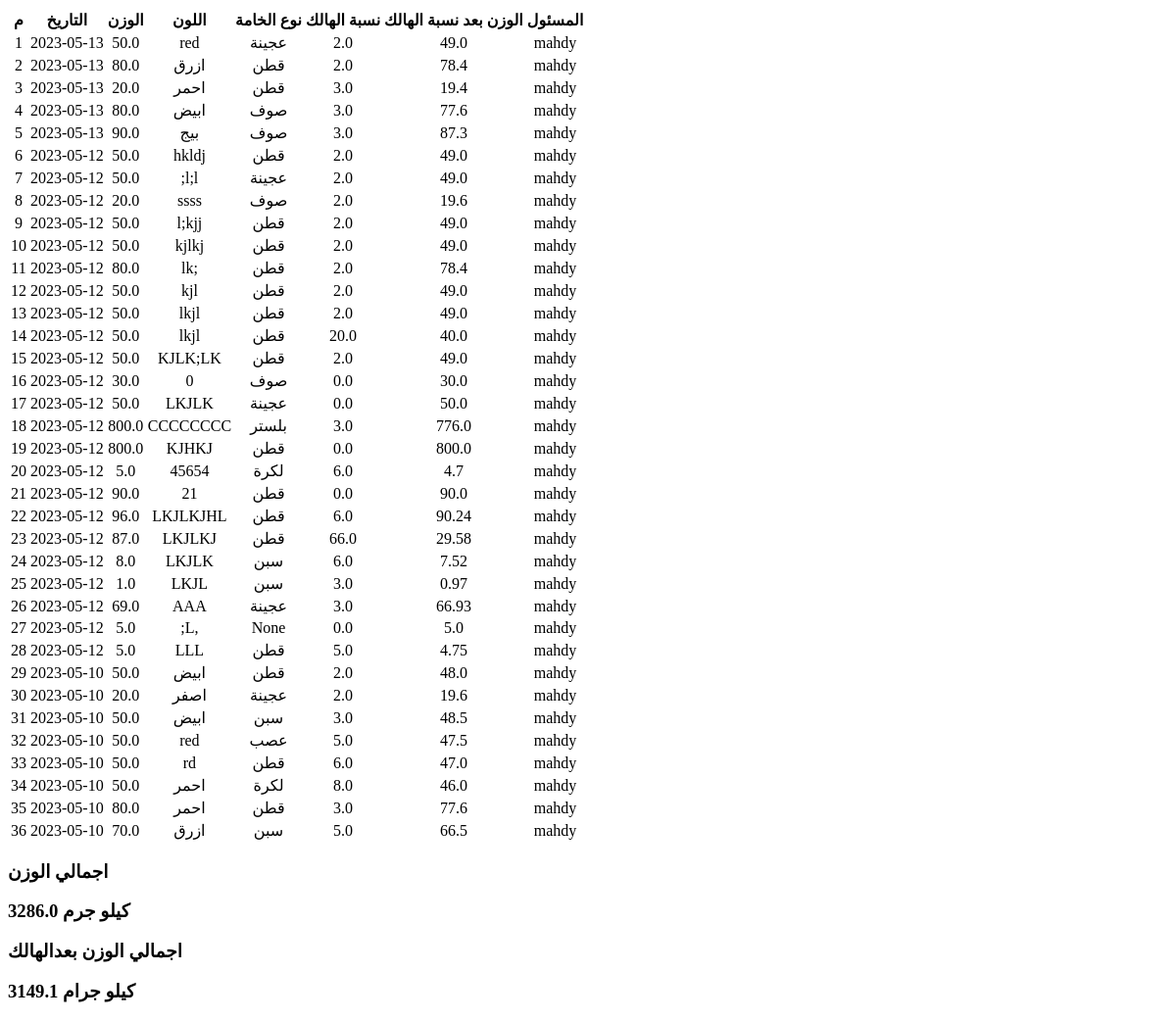
The app's page /factory/outside/2/div/ (signed in), older data.
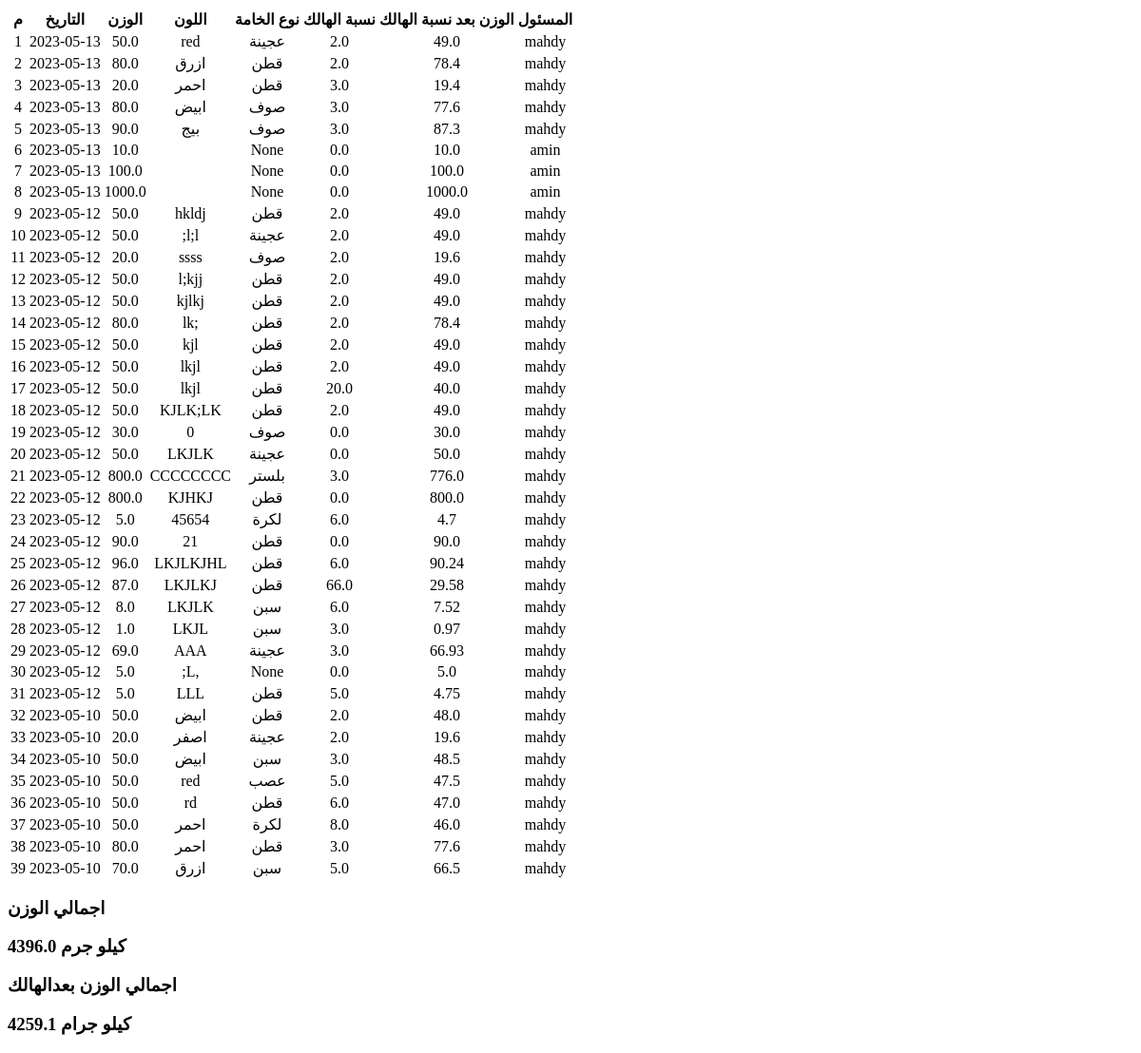
The same page, newer data.
### Factories/models.py (models this page shows, shortened)
class FactoryOutSide(models.Model):
    created = models.DateTimeField(auto_now_add=True, verbose_name="تاريخ العملية")
    date = models.DateField(null=True, verbose_name="التاريخ", default=date.today)
    factory = models.ForeignKey(Factory, on_delete=models.CASCADE, verbose_name="المصنع")
    weight = models.FloatField(null=True, blank=True, verbose_name="الوزن بالكيلو")
    wool_type = models.IntegerField(choices=WOOL_TYPE, null=True, blank=True, verbose_name="نوع الخامة")
    color = models.CharField(null=True, max_length=50, blank=True, verbose_name="اللون")
    percent_loss = models.FloatField(null=True, blank=True, verbose_name="الهالك (نسبة مؤية)")
    weight_after_loss = models.FloatField(null=True, blank=True, verbose_name="الوزن بعد الهالك")
    admin = models.ForeignKey(User, on_delete=models.SET_NULL, null=True, verbose_name="المسئول")

### Auth/models.py (models this page shows)
class User(AbstractUser):
    avater = models.ImageField(null=True, blank=True)

### Factories/views.py (the view)
# urls.py: path('outside/<int:pk>/div/', FactoryOutSide_div.as_view(), name="FactoryOutSide_div"),
class FactoryOutSide_div(LoginRequiredMixin, DetailView):
    login_url = '/auth/login/'
    model = Factory
    template_name = 'Factory/outside_div.html'
    def get_context_data(self, **kwargs):
        queryset = FactoryOutSide.objects.filter(factory=self.object)
        context = super().get_context_data(**kwargs)
        context['outSide'] = queryset.order_by('-date')
        sum_weight = queryset.aggregate(weight=Sum('weight')).get('weight')
        context['sum_weight'] = "{:.1f}".format(sum_weight)
        sum_weight_after = queryset.aggregate(after=Sum('weight_after_loss')).get('after')
        context['sum_weight_after'] = "{:.1f}".format(sum_weight_after)
        form = FactoryOutSideForm(self.request.POST or None)
        form.fields['percent_loss'].initial = 0
        context['form'] = form
        context['factory'] = self.object
        return context

### Factories/templates/Factory/outside_div.html (shortened to what this page needs)
<div class="table-responsive scroll" >
    <table class="table table-centered table-dark table-nowrap text-center">
        <thead >
            <tr>
                <th>م</th>
                <th>التاريخ</th>
                <th>الوزن</th>
                <th>اللون</th>
                <th>نوع الخامة</th>
                <th>نسبة الهالك</th>
                <th>الوزن بعد نسبة الهالك</th>
                <th>المسئول</th>
                <th></th>
            </tr>
        </thead>
        <tbody >
        {% for x in outSide  %}
            <tr style="text-align: center;">
                <td>{{forloop.counter}}</td>
                <td><span class="font-size-18"> {{x.date|date:'Y-m-d'}}</span></td>
                <td><span class="= font-size-18"> {{x.weight}}</span></td>
                <td> {{x.color}} </td>
                <td> {{x.get_wool_type_display}} </td>
                <td><span > {{x.percent_loss}}</span></td>
                <td><span  class="font-size-18"> {{x.weight_after_loss}}</span></td>
                <td> {{x.admin}} </td>
                {% if request.user.is_superuser %}
                <td>
                </td>
                {% endif %}
            </tr>
        {% endfor %}
        </tbody>
    </table>
</div>
<div style="margin-top:10px">
    <div class="row">
        <div class="col-lg-6">
            <div class="card mini-stats-wid mb-0">
                <div class="card-body bg-danger">
                    <div class="d-flex flex-wrap">
                        <div class="mr-3">
                            <h3 class=" mb-2 text-light">اجمالي الوزن</h3>
                            <h3 class="mb-0 text-dark">
                                {% if sum_weight %}
                                {{sum_weight}}
                                {% else %}
                                0.0
                                {% endif %}
                                كيلو جرم</h3>
                        </div>
                    </div>
                </div>
            </div>
        </div>
        <div class="col-lg-6">
            <div class="card mini-stats-wid mb-0">
                <div class="card-body bg-danger">
                    <div class="d-flex flex-wrap">
                        <div class="mr-3">
                            <h3 class=" mb-2 text-light">اجمالي الوزن بعدالهالك</h3>
                            <h3 class="mb-0 text-dark">
                                {% if sum_weight_after %}
                                {{sum_weight_after}}
                                {% else %}
                                0.0
                                {% endif %}
                                كيلو جرام</h3>
                        </div>
                    </div>
                </div>
            </div>
        </div>
    </div>
</div>

Row changes from the older to the newer data that the page shows:
added FactoryOutSide: date "2023-05-13", weight "10.0", wool_type "None", percent_loss "0.0", weight_after_loss "10.0", admin "amin"
added FactoryOutSide: date "2023-05-13", weight "100.0", wool_type "None", percent_loss "0.0", weight_after_loss "100.0", admin "amin"
added FactoryOutSide: date "2023-05-13", weight "1000.0", wool_type "None", percent_loss "0.0", weight_after_loss "1000.0", admin "amin"
Text that changed along with them:
{{ sum_weight }}: "3286.0" → "4396.0"
{{ sum_weight_after }}: "3149.1" → "4259.1"
